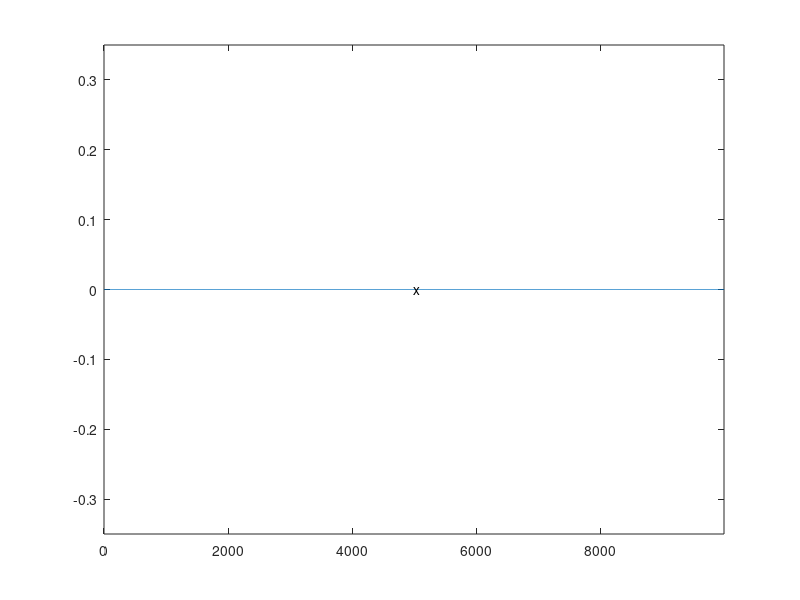

This figure's MATLAB source: (Note: this script raises an error after producing the figure.)
#! /usr/bin/env octave
#  SpectrumVisualizer.m
#    Displays waveform and spectrum figures;
#    Interacts with user;
#    Loads and calls plugins.

clear;
addpath("./");
addpath("./Oct");
addpath("./Util");

Version = "0.3";

global FFTSize;
global SampleRate;
global Window;
global ViewPos;
global ViewWidth;
global Length;
global PlotLeft;

global SpectrumLowerRange;
global SpectrumUpperRange;
global DBLowerRange;
global DBUpperRange;

#  Global variable for plugins to identify where they are running in.
global Environment;
Environment = "Visual";

function Empty
end

#  Functions in Plugin_Load are called when a new wave file is loaded.
#  Call parameter(s):
#    FunctionName(Wave)
#  Wave: an array of the whole loaded signal.
global Plugin_Load = [
                "Empty"
        #       "Plugin_Load_PulseMarking"
        #       "Plugin_Load_PulseMarking_Stable"
        #       "Plugin_Load_PulseMarking_Naive"
        ];

#  Functions in Plugin_Wave are called when a waveform redraw takes place.
#  Call parameter(s):
#    FunctionName(Wave)
#  Wave: an array of signal contained in the visible area.
global Plugin_Wave = [
                "Empty"
        #       "Plugin_UnvoicedDetection"
        #       "Plugin_PulseMarking"
                "Plugin_VOTMarking"
        ];

#  Functions in Plugin_Spectrum are called when a spectrum redraw takes place.
#  Call parameter(s):
#    FunctionName(Spectrum, Phase, Wave, ExtWave)
#  Spectrum: The decibel magnitude spectrum of a FFTSize-size fourier transform
#    at the center of the visible area.
#  Phase: The phase spectrum of a FFTSize-size fourier transform at the center
#    of the visible area.
#  Wave: an array of signal centered in the visible area. Its length is equal
#    to FFTSize.
#  ExtWave: Extended Wave, which means it's 128 samples longer than Wave. Can
#    be useful in precise fundamental frequency detection.
global Plugin_Spectrum = [
                "Empty"
                "Plugin_F0Marking"
                "Plugin_F0Marking_ByPhase"
        #       "Plugin_Freq2Pitch"
        #       "Plugin_HarmonicMarking"
                "Plugin_HarmonicMarking_Naive"
        #       "Plugin_PhaseFigure"
        ];

#  The following variables specify the feature of the spectrum figure.
FFTSize = 2048;
SpectrumLowerRange = 0;
SpectrumUpperRange = 6000;
DBLowerRange = - 70;
DBUpperRange = 40;
WindowFunc = @hanning;

#  Keycodes
Button_Click = 1;
Button_Exit = - 1;
Button_W = 119;
Button_A = 97;
Button_S = 115;
Button_D = 100;
Button_O = 111;
Button_M = 109;
Button_P = 112;
Button_E = 101;

#  Draws the time domain signal in the range of visible area.
function UpdateView(Wave)
        global ViewPos;
        global ViewWidth;
        global Length;
        global PlotLeft;
        global Plugin_Wave;
        Left = ViewPos - ViewWidth;
        Right = ViewPos + ViewWidth;
        if(Left < 1)
                Left = 1;
        end
        if(Right > Length)
                Right = Length;
        end
        PlotLeft = fix(Left);
        plot(Wave(PlotLeft : fix(Right)));
        axis([0, Right - PlotLeft, - 0.35, 0.35]);
        text(ViewPos - PlotLeft, Wave(fix(ViewPos)), "x");

        #Evaluates Plugin_Wave plugins.
        for i = 1 : length(Plugin_Wave(:, 1))
                eval(cstrcat(Plugin_Wave(i, :),
                     "(Wave(PlotLeft : fix(Right)));"));
        end
end

#  Calulates the decibel magnitude and phase spectrum from time domain signals.
function [Ret, RetPhase] = GenerateSpectrum(Wave)
        global FFTSize;
        global Window;
        X = fft(fftshift(Wave .* Window));
        Ret = abs(X)(1 : FFTSize / 2);
        Ret = log10(Ret + 0.000001) * 20;
        RetPhase = arg(X);
end

#  Returns the spectrum and waveform in the range of FFT area.
function [Ret, RetPhase, RetWave, ExtWave] = UpdateSpectrum(Wave)
        global ViewPos;
        global ViewWidth;
        global Length;
        global FFTSize;
        Left = ViewPos - FFTSize / 2;
        Right = ViewPos + FFTSize / 2;
        if(Left < 0)
                Left = 0;
        end
        if(Right > Length)
                Right = Length;
        end
        RetWave = Wave(Left : Right - 1);
        ExtWave = Wave(Left : Right - 1 + 128);
        [Ret, RetPhase] = GenerateSpectrum(RetWave);
end

#  Draws the ticks in the spectrum plot.
function UpdatePlotTick(SpectrumLowerRange, SpectrumUpperRange, DBLowerRange)
        global FFTSize;
        global SampleRate;
        SpectrumWidth = SpectrumUpperRange - SpectrumLowerRange;
        BinWidth = SpectrumWidth / SampleRate * FFTSize;
        FixTo10 = fix(BinWidth / 60 + 1) * 5;
        Range = [FFTSize / SampleRate * SpectrumLowerRange : FixTo10 : ...
                 FFTSize / SampleRate * SpectrumUpperRange];
        set(gca, 'xtick', Range);
        for i = Range
                text(i - 1, DBLowerRange + 5,
                     strcat(mat2str(fix(i / FFTSize * SampleRate)), "Hz"));
        end
end

#  Initialization
OrigWave = zeros(10000, 1);
SampleRate = 44100;
Length = length(OrigWave);
Window = WindowFunc(FFTSize);
ViewPos = fix(Length / 2);
ViewWidth = ViewPos;
WaveToOpen = "";

clf;
figure(1);
plot(OrigWave);
UpdateView(OrigWave);

printf(cstrcat("Spectrum Visualizer ", Version, "\n"));
printf("W - Scale in,     S - Scale out.\n");
printf("A - Move to left, D - Move to right.\n");
printf("O - Open wave file.\n");
fflush(stdout);

while(1)
        [Spectrum, Phase, Wave, ExtWave] = UpdateSpectrum(OrigWave);
        figure(2);
        LBound = fix(FFTSize / SampleRate * SpectrumLowerRange);
        UBound = fix(FFTSize / SampleRate * SpectrumUpperRange);
        plot(Spectrum(1 : UBound));
        title(cstrcat("Spectrum, FFTSize: ", mat2str(FFTSize)));
        axis([LBound, UBound, DBLowerRange, DBUpperRange]);
        UpdatePlotTick(SpectrumLowerRange, SpectrumUpperRange, DBLowerRange);

        #Evaluates Plugin_Spectrum plugins.
        for i = 1 : length(Plugin_Spectrum(:, 1))
                eval(cstrcat(Plugin_Spectrum(i, :),
                     "(Spectrum, Phase, Wave, ExtWave);"));
        end

        figure(1);
        UpdateView(OrigWave);
        title(cstrcat("Waveform at ", mat2str(ViewPos / SampleRate), " sec."));
        [X, Y, Button] = ginput(1);
        X += PlotLeft;

        if(Button == Button_Click)
                ViewPos = fix(X); #Move to mouse pos
        elseif(Button == Button_W)
                ViewWidth *= 0.5; #Scale in
        elseif(Button == Button_S)
                ViewWidth /= 0.5; #Scale out
        elseif(Button == Button_A)
                ViewPos -= ViewWidth * 0.2; #Left
        elseif(Button == Button_D)
                ViewPos += ViewWidth * 0.2; #Right
        elseif(Button == Button_O)
                #Open
                WaveToOpen = input("Wave to open(enclosed by quotes): ");
                [OrigWave, SampleRate] = wavread(WaveToOpen);
                Length = length(OrigWave);
                Window = hanning(FFTSize);
                ViewPos = fix(Length / 2);
                ViewWidth = ViewPos;

                #Evaluates Plugin_Load plugins.
                for i = 1 : length(Plugin_Load(:, 1))
                        eval(cstrcat(Plugin_Load(i, :), "(OrigWave);"));
                end
        elseif(Button == Button_M)
                printf("Formant Modeling Method:\n");
                printf("     (P) Piecewise Parabola\n");
                printf("     (E) EpR\n");
                fflush(stdout);
                [X, Y, Button] = ginput(1);
                if(Button == Button_P)
                        Plugin_FormantMarking_Parabola();
                elseif(Button == Button_E)
                        Plugin_FormantMarking_EpR(Spectrum);
                end
        elseif(Button == Button_Exit)
                break; #Exit
        end
        ViewPos = fix(ViewPos);

        #Keep the visible area in the wave.
        if(ViewPos < 1)
                ViewPos = 1;
        elseif(ViewPos > Length - FFTSize)
                ViewPos = Length - FFTSize;
        end
        fflush(stdout);
end

close(1);
close(2);

